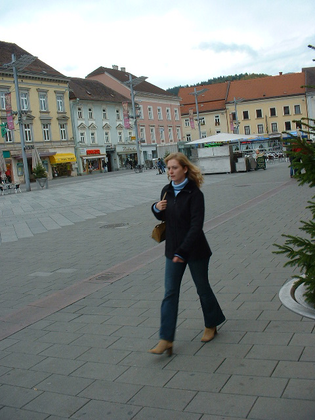
%> input picture image feature/pics/person.png, 315 x 420 px, shrunk from 480 x 640 before the run
$ octave circularLBP.m   (GNU Octave 9; MATLAB toolbox functions it lacks are replaced by stand-ins)
%> lines starting %> are read from the running program, lines starting %| are printed output that depends on the picture
% 圆形LBP算子（Ojala2002年改进）
% 又叫extendes LBP算子（扩展的LBP算子）
close all; clear; clc;
img = imread('../pics/person.png');
%> img is the input picture: size 420x315x3 uint8; mean R, G, B 125.1, 130.4, 127.5
if size(img,3) == 3
    img = rgb2gray(img);
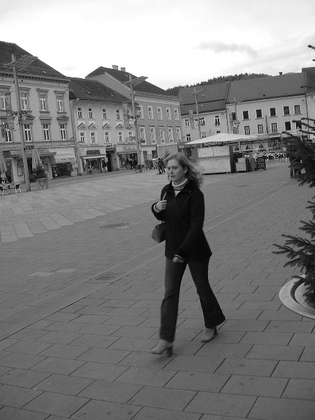
%> img: size 420x315 uint8; min 0, max 255, mean 128.5
end
img = double(img);
%> img: size 420x315 double
[rows,cols] = size(img);
%> rows = 420; cols = 315
% 选用的圆形LBP算子为：半径为2，点数为8，相比于原始的
% 半径为1的矩形LBP算子，对于更大的图像，其所描绘的纹理细节更加清晰
trans_seque = zeros(1,8);
for k = 1:8
    trans_seque(k) = 2^(8-k);    % 二进制转十进制的权重序列
end
LBP_val = zeros(rows,cols);
gray_val = zeros(1,8);
for i = 3:rows-2
    for j = 3:cols-2
        % 与原始LBP的区别
        for k = 1:8
            coords_x = i + 2*cos(2*pi*k/8);
            coords_y = j + 2*sin(2*pi*k/8);
            % 得到周围4个（整数）像素点的坐标
            x1 = floor(coords_x); x2 = ceil(coords_x);
            y1 = floor(coords_y); y2 = ceil(coords_y);
            tx = coords_x - x1; ty = coords_y - y1;
            % 计算插值系数
            w1 = (1-tx)*(1-ty); w4 = tx*ty;
            w2 = tx*(1-ty); w3 = (1-tx)*ty;
            % 进行灰度插值（双线性插值）
            gray_val(k) = w1*img(x1,y1)+w2*img(x1,y2)+w3*img(x2,y1)+w4*img(x2,y2);
        end
        bin_seque = gray_val > img(i,j);    % 得到二进制LBP描述子
        LBP_val(i,j) = sum(bin_seque.*trans_seque);    % 将值转化值0~255
    end
end
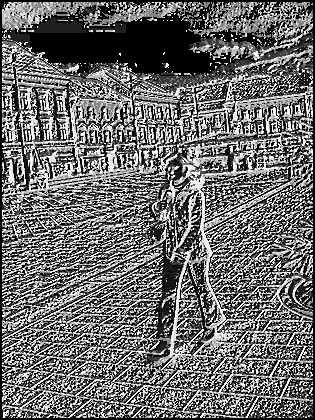
%> LBP_val: size 420x315 double; min 0, max 255, mean 107.9
%> after the loop, gray_val = [74.56 73 73.83 77 75.9 79 76.69 76]
figure; imshow(uint8(LBP_val));
